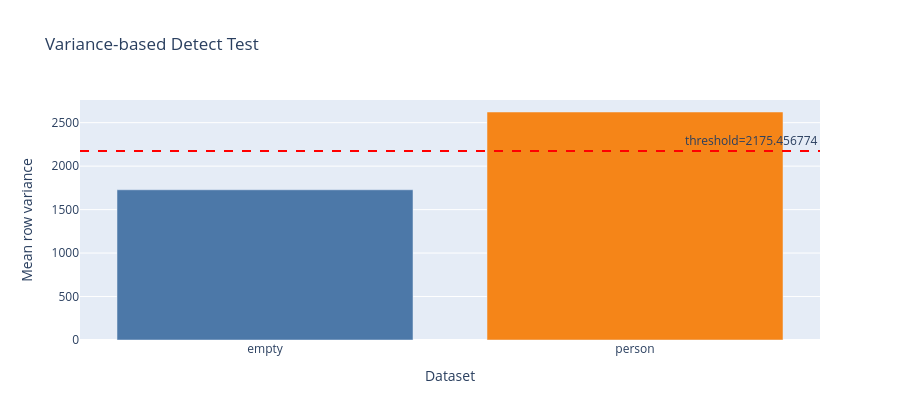

The code cell stored with this chart in its notebook:
### Markdown cell above
# Phase Unwrap & Sanitize (theo chiều subcarrier / spatial)

Unwrap loại bỏ jump 2π **trên chiều subcarrier** (mỗi row = một snapshot không gian).  
Sau đó trừ trend tuyến tính để loại bỏ phase offset tổng thể.

### Code cell
import pandas as pd
import numpy as np
import plotly.graph_objects as go

person_csv = 'csi_data_20260513_094619.csv'
baseline_csv = 'router no person/csi_data_20260313_121001.csv'

def build_amp_matrix(csv_path):
    df_local = pd.read_csv(csv_path)
    amps_local = []
    for _, row in df_local.iterrows():
        n_sub = int(row['len']) // 2
        i, q = _parse_row(row['data'], n_sub)
        amps_local.append(np.hypot(i, q))
    return np.stack(amps_local)

amp_person = amp_matrix
amp_empty = build_amp_matrix(baseline_csv)

# Tính variance cho mỗi dataset
var_empty = amp_empty.var(axis=1).mean()
var_person = amp_person.var(axis=1).mean()

# Threshold = trung bình hai giá trị
threshold = (var_empty + var_person) / 2

print(f'Person file   : {person_csv}')
print(f'Baseline file  : {baseline_csv}')
print(f'var_empty      : {var_empty:.6f}')
print(f'var_person     : {var_person:.6f}')
print(f'threshold      : {threshold:.6f}')
print(f'detect person? : {var_person > threshold}')
print(f'detect empty?  : {var_empty < threshold}')

fig = go.Figure()
fig.add_trace(go.Bar(
    x=['empty', 'person'],
    y=[var_empty, var_person],
    marker_color=['#4C78A8', '#F58518'],
    name='variance',
))
fig.add_hline(
    y=threshold,
    line_dash='dash',
    line_color='red',
    annotation_text=f'threshold={threshold:.6f}',
    annotation_position='top right',
)
fig.update_layout(
    title='Variance-based Detect Test',
    yaxis_title='Mean row variance',
    xaxis_title='Dataset',
    height=420,
)
fig.show()
import numpy as np

# ── Bước 1: Spatial unwrap + sanitize (per row, như cũ) ──────────────────
def _unwrap_sanitize_row(row_phase):
    """Loại 2π jump và timing offset theo chiều subcarrier."""
    u = np.unwrap(row_phase)
    k = np.arange(u.size)
    a, b = np.polyfit(k, u, 1)
    return u - (a * k + b)

phase_spatial = np.apply_along_axis(_unwrap_sanitize_row, axis=1, arr=phase_matrix)

# ── Bước 2: Temporal unwrap (per subcarrier, theo chiều thời gian) ────────
# np.unwrap(axis=0) → unwrap từng cột (subcarrier) qua thời gian
phase_unwrapped = np.unwrap(phase_spatial, axis=0)

### Figure 1 — Plotly figure (JSON) as saved in the notebook; plotly's stock layout.template omitted (floating-point values rounded to 4 significant figures)
{"data": [{"marker": {"color": ["#4C78A8", "#F58518"]}, "name": "variance", "type": "bar", "x": ["empty", "person"], "y": [1728.0, 2623.0]}], "layout": {"annotations": [{"showarrow": false, "text": "threshold=2175.456774", "x": 1, "xanchor": "right", "xref": "x domain", "y": 2175.0, "yanchor": "bottom", "yref": "y"}], "height": 420, "shapes": [{"line": {"color": "red", "dash": "dash"}, "type": "line", "x0": 0, "x1": 1, "xref": "x domain", "y0": 2175.0, "y1": 2175.0, "yref": "y"}], "title": {"text": "Variance-based Detect Test"}, "xaxis": {"title": {"text": "Dataset"}}, "yaxis": {"title": {"text": "Mean row variance"}}}}
